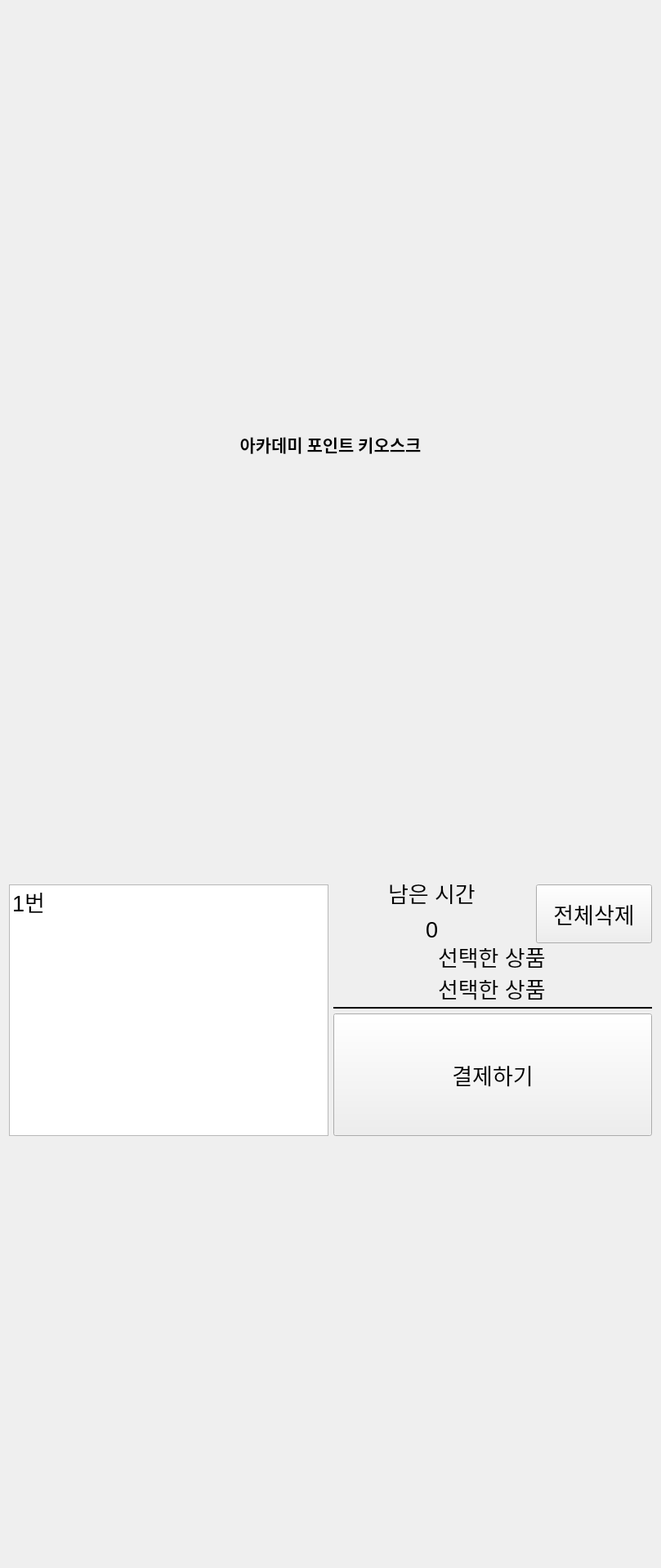
<?xml version="1.0" encoding="UTF-8"?>
<ui version="4.0">
 <class>Form</class>
 <widget class="QWidget" name="Form">
  <property name="geometry">
   <rect>
    <x>0</x>
    <y>0</y>
    <width>809</width>
    <height>1920</height>
   </rect>
  </property>
  <property name="sizePolicy">
   <sizepolicy hsizetype="Expanding" vsizetype="Expanding">
    <horstretch>0</horstretch>
    <verstretch>0</verstretch>
   </sizepolicy>
  </property>
  <property name="minimumSize">
   <size>
    <width>720</width>
    <height>1280</height>
   </size>
  </property>
  <property name="font">
   <font>
    <bold>false</bold>
   </font>
  </property>
  <property name="cursor">
   <cursorShape>ArrowCursor</cursorShape>
  </property>
  <property name="windowTitle">
   <string>Form</string>
  </property>
  <property name="autoFillBackground">
   <bool>false</bool>
  </property>
  <layout class="QVBoxLayout" name="verticalLayout">
   <item>
    <widget class="QLabel" name="lbl_title">
     <property name="sizePolicy">
      <sizepolicy hsizetype="Expanding" vsizetype="Fixed">
       <horstretch>0</horstretch>
       <verstretch>0</verstretch>
      </sizepolicy>
     </property>
     <property name="font">
      <font>
       <family>맑은 고딕</family>
       <pointsize>16</pointsize>
       <bold>true</bold>
      </font>
     </property>
     <property name="cursor">
      <cursorShape>ArrowCursor</cursorShape>
     </property>
     <property name="autoFillBackground">
      <bool>false</bool>
     </property>
     <property name="text">
      <string>아카데미 포인트 키오스크</string>
     </property>
     <property name="alignment">
      <set>Qt::AlignmentFlag::AlignCenter</set>
     </property>
     <property name="wordWrap">
      <bool>true</bool>
     </property>
    </widget>
   </item>
   <item>
    <layout class="QHBoxLayout" name="horizontalLayout">
     <property name="sizeConstraint">
      <enum>QLayout::SizeConstraint::SetMinimumSize</enum>
     </property>
     <property name="leftMargin">
      <number>0</number>
     </property>
     <property name="topMargin">
      <number>0</number>
     </property>
     <property name="rightMargin">
      <number>0</number>
     </property>
     <property name="bottomMargin">
      <number>0</number>
     </property>
    </layout>
   </item>
   <item>
    <layout class="QGridLayout" name="gridLayout">
     <property name="leftMargin">
      <number>0</number>
     </property>
     <property name="topMargin">
      <number>0</number>
     </property>
     <property name="rightMargin">
      <number>0</number>
     </property>
     <property name="bottomMargin">
      <number>0</number>
     </property>
    </layout>
   </item>
   <item>
    <layout class="QHBoxLayout" name="horizontalLayout_3" stretch="0,0">
     <property name="leftMargin">
      <number>0</number>
     </property>
     <item>
      <widget class="QListWidget" name="lst_my_order_details">
       <property name="sizePolicy">
        <sizepolicy hsizetype="Expanding" vsizetype="Minimum">
         <horstretch>0</horstretch>
         <verstretch>0</verstretch>
        </sizepolicy>
       </property>
       <property name="font">
        <font>
         <pointsize>20</pointsize>
         <bold>false</bold>
        </font>
       </property>
       <item>
        <property name="text">
         <string>1번</string>
        </property>
       </item>
      </widget>
     </item>
     <item>
      <layout class="QGridLayout" name="gridLayout_2" rowstretch="0,0,0,0,0" columnstretch="0,0,0,0">
       <property name="sizeConstraint">
        <enum>QLayout::SizeConstraint::SetDefaultConstraint</enum>
       </property>
       <item row="1" column="1" colspan="2">
        <widget class="QLineEdit" name="le_time_num">
         <property name="sizePolicy">
          <sizepolicy hsizetype="Expanding" vsizetype="Fixed">
           <horstretch>0</horstretch>
           <verstretch>0</verstretch>
          </sizepolicy>
         </property>
         <property name="font">
          <font>
           <pointsize>20</pointsize>
           <bold>false</bold>
           <kerning>true</kerning>
          </font>
         </property>
         <property name="cursor">
          <cursorShape>ArrowCursor</cursorShape>
         </property>
         <property name="mouseTracking">
          <bool>false</bool>
         </property>
         <property name="focusPolicy">
          <enum>Qt::FocusPolicy::NoFocus</enum>
         </property>
         <property name="contextMenuPolicy">
          <enum>Qt::ContextMenuPolicy::NoContextMenu</enum>
         </property>
         <property name="autoFillBackground">
          <bool>false</bool>
         </property>
         <property name="styleSheet">
          <string notr="true">background-color: transparent; border: none;</string>
         </property>
         <property name="text">
          <string>0</string>
         </property>
         <property name="alignment">
          <set>Qt::AlignmentFlag::AlignCenter</set>
         </property>
        </widget>
       </item>
       <item row="4" column="1" colspan="3">
        <widget class="QPushButton" name="btn_payment">
         <property name="sizePolicy">
          <sizepolicy hsizetype="Expanding" vsizetype="Fixed">
           <horstretch>0</horstretch>
           <verstretch>0</verstretch>
          </sizepolicy>
         </property>
         <property name="minimumSize">
          <size>
           <width>0</width>
           <height>150</height>
          </size>
         </property>
         <property name="font">
          <font>
           <pointsize>20</pointsize>
           <bold>false</bold>
          </font>
         </property>
         <property name="cursor">
          <cursorShape>ArrowCursor</cursorShape>
         </property>
         <property name="focusPolicy">
          <enum>Qt::FocusPolicy::NoFocus</enum>
         </property>
         <property name="contextMenuPolicy">
          <enum>Qt::ContextMenuPolicy::NoContextMenu</enum>
         </property>
         <property name="text">
          <string>결제하기</string>
         </property>
        </widget>
       </item>
       <item row="0" column="1" colspan="2">
        <widget class="QLineEdit" name="le_time_counter">
         <property name="sizePolicy">
          <sizepolicy hsizetype="Expanding" vsizetype="Fixed">
           <horstretch>0</horstretch>
           <verstretch>0</verstretch>
          </sizepolicy>
         </property>
         <property name="font">
          <font>
           <pointsize>20</pointsize>
           <bold>false</bold>
           <kerning>true</kerning>
          </font>
         </property>
         <property name="cursor">
          <cursorShape>ArrowCursor</cursorShape>
         </property>
         <property name="mouseTracking">
          <bool>false</bool>
         </property>
         <property name="focusPolicy">
          <enum>Qt::FocusPolicy::NoFocus</enum>
         </property>
         <property name="contextMenuPolicy">
          <enum>Qt::ContextMenuPolicy::NoContextMenu</enum>
         </property>
         <property name="autoFillBackground">
          <bool>false</bool>
         </property>
         <property name="styleSheet">
          <string notr="true">background-color: transparent; border: none;</string>
         </property>
         <property name="text">
          <string>남은 시간</string>
         </property>
         <property name="alignment">
          <set>Qt::AlignmentFlag::AlignCenter</set>
         </property>
        </widget>
       </item>
       <item row="0" column="3" rowspan="2">
        <widget class="QPushButton" name="btn_all_delete">
         <property name="sizePolicy">
          <sizepolicy hsizetype="Expanding" vsizetype="Expanding">
           <horstretch>0</horstretch>
           <verstretch>0</verstretch>
          </sizepolicy>
         </property>
         <property name="font">
          <font>
           <pointsize>20</pointsize>
           <bold>false</bold>
          </font>
         </property>
         <property name="text">
          <string>전체삭제</string>
         </property>
        </widget>
       </item>
       <item row="3" column="1" colspan="3">
        <widget class="QLineEdit" name="le_total_price">
         <property name="sizePolicy">
          <sizepolicy hsizetype="Expanding" vsizetype="Fixed">
           <horstretch>0</horstretch>
           <verstretch>0</verstretch>
          </sizepolicy>
         </property>
         <property name="font">
          <font>
           <pointsize>20</pointsize>
           <bold>false</bold>
           <underline>false</underline>
           <kerning>true</kerning>
          </font>
         </property>
         <property name="cursor">
          <cursorShape>ArrowCursor</cursorShape>
         </property>
         <property name="mouseTracking">
          <bool>false</bool>
         </property>
         <property name="focusPolicy">
          <enum>Qt::FocusPolicy::NoFocus</enum>
         </property>
         <property name="contextMenuPolicy">
          <enum>Qt::ContextMenuPolicy::NoContextMenu</enum>
         </property>
         <property name="autoFillBackground">
          <bool>false</bool>
         </property>
         <property name="styleSheet">
          <string notr="true">background: transparent; border: none; border-bottom: 2px solid black; </string>
         </property>
         <property name="text">
          <string>선택한 상품</string>
         </property>
         <property name="alignment">
          <set>Qt::AlignmentFlag::AlignCenter</set>
         </property>
        </widget>
       </item>
       <item row="2" column="1" colspan="3">
        <widget class="QLineEdit" name="le_select_products">
         <property name="font">
          <font>
           <pointsize>20</pointsize>
           <bold>false</bold>
          </font>
         </property>
         <property name="styleSheet">
          <string notr="true">background: transparent; border: none;</string>
         </property>
         <property name="text">
          <string>선택한 상품</string>
         </property>
         <property name="cursorPosition">
          <number>6</number>
         </property>
         <property name="alignment">
          <set>Qt::AlignmentFlag::AlignCenter</set>
         </property>
        </widget>
       </item>
      </layout>
     </item>
    </layout>
   </item>
  </layout>
 </widget>
 <resources/>
 <connections/>
</ui>
